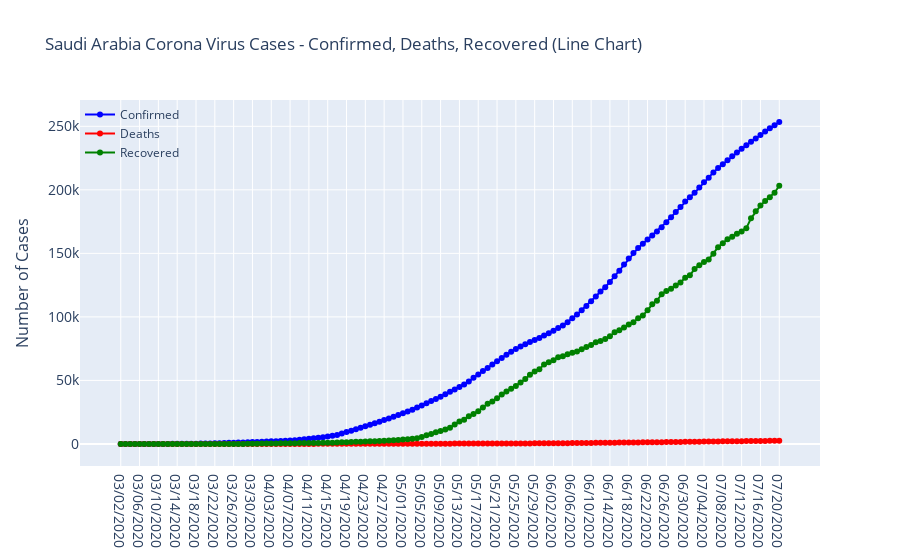

The notebook cell this image was saved under:
### Code cell
fig = go.Figure()
fig.add_trace(go.Scatter(x=confirmed['Date'], 
                         y=confirmed['Confirmed'],
                         mode='lines+markers',
                         name='Confirmed',
                         line=dict(color='blue', width=2)
                        ))
fig.add_trace(go.Scatter(x=deaths['Date'], 
                         y=deaths['Deaths'],
                         mode='lines+markers',
                         name='Deaths',
                         line=dict(color='Red', width=2)
                        ))
fig.add_trace(go.Scatter(x=recovered['Date'], 
                         y=recovered['Recovered'],
                         mode='lines+markers',
                         name='Recovered',
                         line=dict(color='Green', width=2)
                        ))
fig.update_layout(
    title='Saudi Arabia Corona Virus Cases - Confirmed, Deaths, Recovered (Line Chart)',
    xaxis_tickfont_size=14,
    yaxis=dict(
        title='Number of Cases',
        titlefont_size=16,
        tickfont_size=14,
    ),
    legend=dict(
        x=0,
        y=1.0,
        bgcolor='rgba(255, 255, 255, 0)',
        bordercolor='rgba(255, 255, 255, 0)'
    )
)
fig.show()

### Figure 1 — Plotly figure (JSON) as saved in the notebook; plotly's stock layout.template omitted (floating-point values rounded to 4 significant figures; data arrays with more than 128 entries replaced by an {"elided": "..."} marker saying what was removed)
{"data": [{"line": {"color": "blue", "width": 2}, "mode": "lines+markers", "name": "Confirmed", "type": "scatter", "x": {"elided": "141 str values"}, "y": {"elided": "141 int values"}}, {"line": {"color": "Red", "width": 2}, "mode": "lines+markers", "name": "Deaths", "type": "scatter", "x": {"elided": "141 str values"}, "y": {"elided": "141 int values"}}, {"line": {"color": "Green", "width": 2}, "mode": "lines+markers", "name": "Recovered", "type": "scatter", "x": {"elided": "141 str values"}, "y": {"elided": "141 int values"}}], "layout": {"legend": {"bgcolor": "rgba(255, 255, 255, 0)", "bordercolor": "rgba(255, 255, 255, 0)", "x": 0, "y": 1}, "title": {"text": "Saudi Arabia Corona Virus Cases - Confirmed, Deaths, Recovered (Line Chart)"}, "xaxis": {"tickfont": {"size": 14}}, "yaxis": {"tickfont": {"size": 14}, "title": {"font": {"size": 16}, "text": "Number of Cases"}}}}
